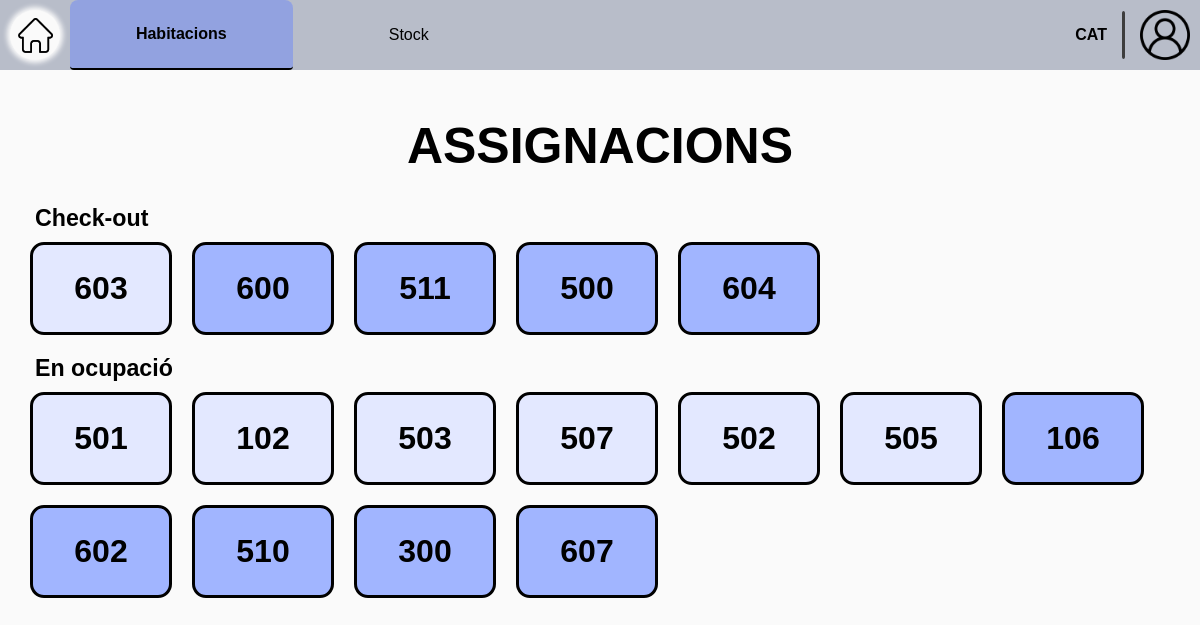
Screenshot of /cleaner/rooms/ (signed in) with the database file from the repository.
### Reception/models.py (models this page shows, shortened)
class Room(models.Model):
    is_clean = models.BooleanField()
    is_taken = models.BooleanField()
    room_num = models.IntegerField(unique=True)
    room_type = models.CharField(
        max_length=c.DROPDOWN_MAX_LENGTH,
        choices=c.get_room_types,
        default='Double'
    )
    room_price = models.IntegerField(default=0)
    cleaner = models.ForeignKey(Worker, on_delete=models.SET_NULL, null=True, blank=True,
                                limit_choices_to={'type': 'cleaner'})

### Cleaner/views.py (the view)
# urls.py: path('rooms/', v.cleaner_cleaned_rooms, name="cleaner_rooms"),
@worker_required('cleaner')
def cleaner_cleaned_rooms(request):
    today = timezone.now().date()
    occupied_rooms = Room.objects.filter(
        is_taken=True,
        roomreservation__exit__gt=today,
        roomreservation__check_out_active=False
    ).distinct()
    check_out_rooms = Room.objects.filter(
        is_taken=False,
        roomreservation__exit__gte=today,
        roomreservation__check_out_active=True
    ).distinct()
    return render(request, c.get_cleaner_rooms_path(1), {
        'occupied_rooms': occupied_rooms,
        'check_out_rooms': check_out_rooms
    })

### Cleaner/config.py (called while the page is built)
    @staticmethod
    def get_cleaner_rooms_path(n: int):
        return p.CLEANER_ROOMS_PATH[n]

### templates/worker/cleaner/cleaner_rooms/cleaner_rooms.html
{% extends "worker/cleaner/base_cleaner.html" %}
{% load static %}
{% block extra_css %}
    <link rel="stylesheet" href="{% static 'css/worker/cleaner/cleaner_rooms.css' %}">
{% endblock extra_css %}
{% block id_cleaner_home %} id="current-page" {% endblock id_cleaner_home %}
{% block content %}
    <div class="main">
        <h1 class="section-title">ASSIGNACIONS</h1>
        <div class="cleaner-room-list">
            <h4>Check-out</h4>
            <div class="cleaner-rooms">
                {% for room in check_out_rooms %}
                    {% if room.is_clean == False %}
                        <a href="{% url 'cleaner_cleaned_room_info' room_id=room.id %}"><button class="not-cleaned-room">{{ room.room_num }}</button></a>
                    {% endif %}
                {% endfor %}
                {% for room in check_out_rooms %}
                    {% if room.is_clean == True %}
                        <a href="{% url 'cleaner_cleaned_room_info' room_id=room.id %}"><button class="cleaned-room">{{ room.room_num }}</button></a>
                    {% endif %}
                {% endfor %}
            </div>
        </div>
        <div class="cleaner-room-list">
            <h4>En ocupació</h4>
            <div class="cleaner-rooms">
                {% for room in occupied_rooms %}
                    {% if room.is_clean == False %}
                        <a href="{% url 'cleaner_cleaned_room_info' room_id=room.id %}"><button class="not-cleaned-room">{{ room.room_num }}</button></a>
                    {% endif %}
                {% endfor %}
                {% for room in occupied_rooms %}
                    {% if room.is_clean == True %}
                        <a href="{% url 'cleaner_cleaned_room_info' room_id=room.id %}"><button class="cleaned-room">{{ room.room_num }}</button></a>
                    {% endif %}
                {% endfor %}
            </div>
        </div>
    </div>
{% endblock content %}

### static/css/base.css (style rules this page uses)
body { background-color: #fafafa; font-family: "Gill Sans MT", Arial, sans-serif; margin: 0; padding: 0; aspect-ratio: 16 / 9; width: 100%; height: 100vh; display: flex; flex-direction: column; }
.main { position: relative; display: flex; flex-direction: column; align-items: center; height: 95%; width: 95%; max-height: 900px; max-width: 1600px; gap: 10px; margin-bottom: 10px; }

### static/css/worker/worker.css (style rules this page uses)
button { cursor: pointer; }
.section-title { margin-bottom: 20px; font-size: 50px; display: flex; justify-content: center; min-width: max-content; }

### static/css/worker/cleaner/cleaner_rooms.css (style rules this page uses)
h4 { font-size: 1.45em; margin-top: 0; margin-left: 5px; margin-bottom: 10px; }
.cleaner-room-list { width: 100%; display: flex; flex-direction: column; flex-wrap: wrap; align-content: flex-start; margin-bottom: 10px; }
.cleaner-rooms { display: flex; flex-direction: row; flex-wrap: wrap; align-items: center; gap: 20px; }
.cleaner-rooms button { width: 142px; font-size: 2em; font-weight: bold; padding: 25px 40px; border: solid 3px black; border-radius: 14px; }
.not-cleaned-room { background-color: #e3e8ff; }
.cleaned-room { background-color: #a1b5ff; }

### rows the page displays
Room: room_num "603"
Room: room_num "600"
Room: room_num "511"
Room: room_num "500"
Room: room_num "604"
Room: room_num "501"
Room: room_num "102"
Room: room_num "503"
Room: room_num "507"
Room: room_num "502"
Room: room_num "505"
Room: room_num "106"
Room: room_num "602"
Room: room_num "510"
Room: room_num "300"
Room: room_num "607"
